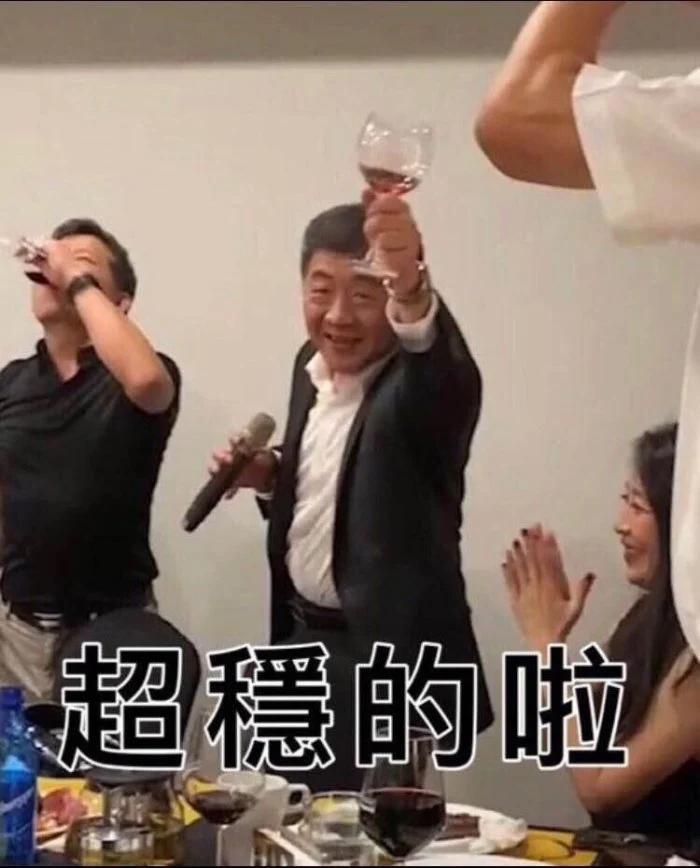
#> input picture images/001.jpg, 700 x 868 px, found by its file name
$ jupyter execute '27_Human Face CNN Model.ipynb'
#> lines starting #> are read from the running program, lines starting #| are printed output that depends on the picture; after the words box and inside, x2 and y2 are one past the last pixel; in counts of white or black regions, pixels touching at a corner belong together
# 載入人臉偵測模型

[cell 1]
import cv2

# Load the cascade
face_cascade = cv2.CascadeClassifier('haarcascade_frontalface_default.xml')

# 執行人臉偵測

[cell 2]
# Read the input image
img = cv2.imread('001.jpg')
#> img is the input picture: shape (868, 700, 3); mean B, G, R 106.3, 117.2, 134.5

# Convert into grayscale
gray = cv2.cvtColor(img, cv2.COLOR_BGR2GRAY)
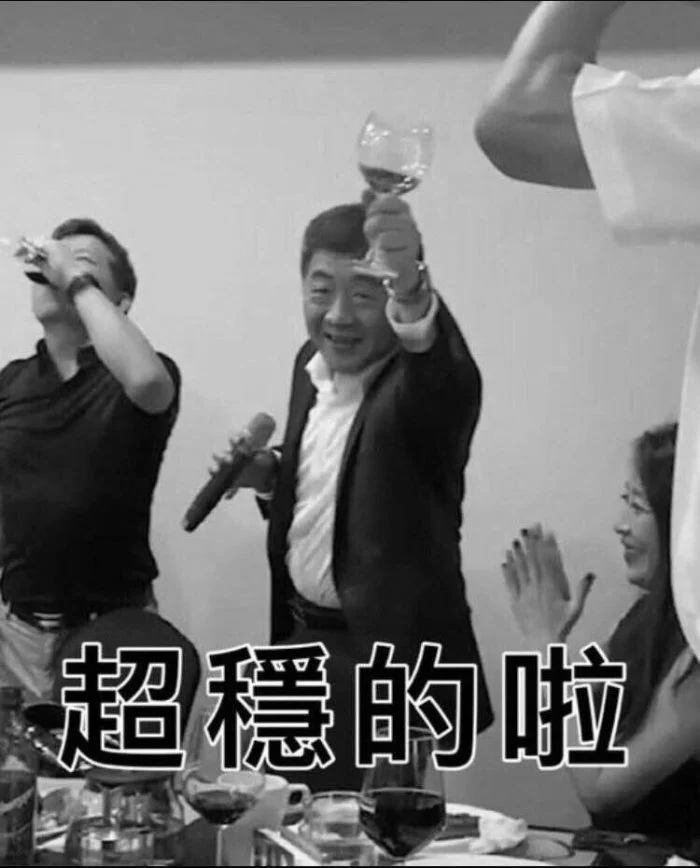
#> gray: shape (868, 700); min 0, max 255, mean 121.1

# Detect faces
faces = face_cascade.detectMultiScale(gray, 1.1, 5)
#> faces = [[279, 244, 123, 123]]

# Draw rectangle around the faces
for (x, y, w, h) in faces:
    cv2.rectangle(img, (x, y), (x + w, y + h), (255, 0, 0), 2)
#> this loop made 1 pass
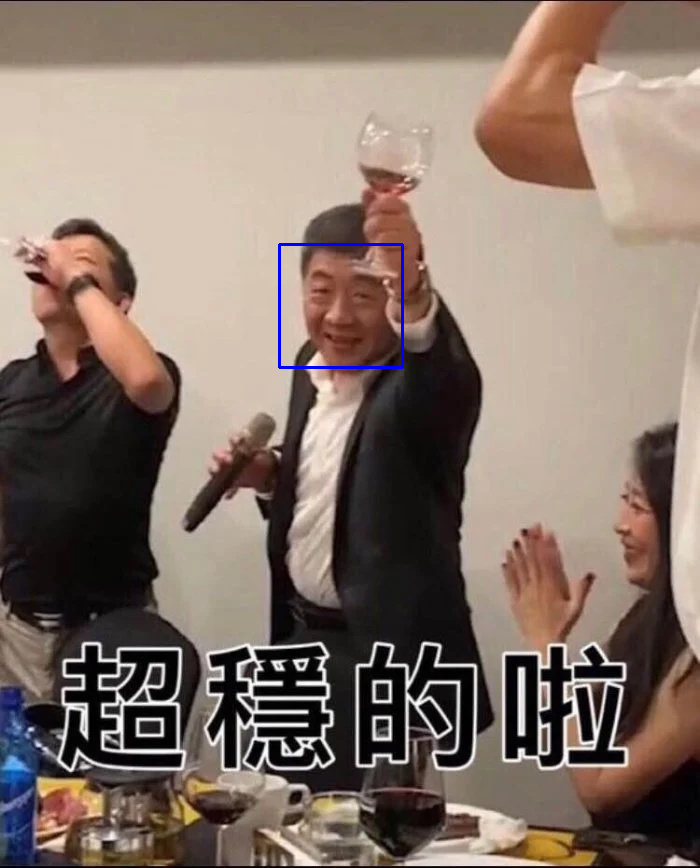
#> img: shape (868, 700, 3); 0.24% of pixels changed, all inside (x1, y1, x2, y2) = (278, 243, 404, 369)

# Display the output
cv2.imshow('img', img)
cv2.waitKey()
cv2.destroyAllWindows()

$ run again, with images/female1.jpg copied over images/001.jpg
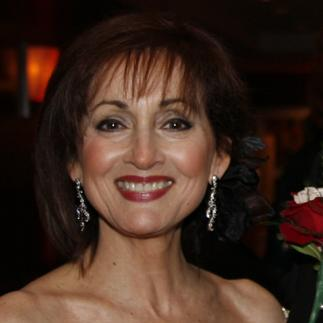
#> input picture images/female1.jpg, 323 x 323 px, found by its file name
#> img is the input picture: shape (323, 323, 3); mean B, G, R 32.2, 42.6, 64.3
#> `gray = cv2.cvtColor(img, cv2.COLOR_BGR2GRAY)`:
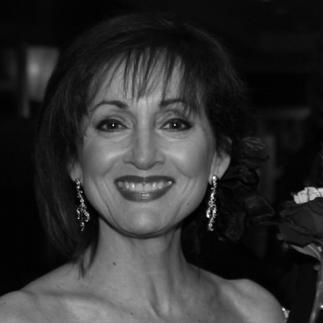
#> gray: shape (323, 323); min 0, max 254, mean 47.9
#> faces = [[60, 60, 170, 170]]
#> the loop `for (x, y, w, h) in faces:` made 1 pass
#> after the loop `for (x, y, w, h) in faces:`:
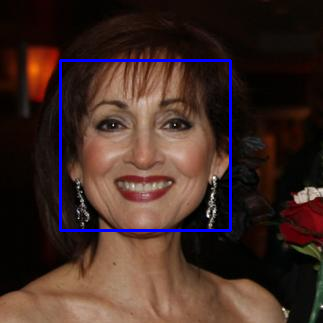
#> img: shape (323, 323, 3); 1.95% of pixels changed, all inside (x1, y1, x2, y2) = (59, 59, 232, 232)

$ run again, with images/female2.jpg copied over images/001.jpg
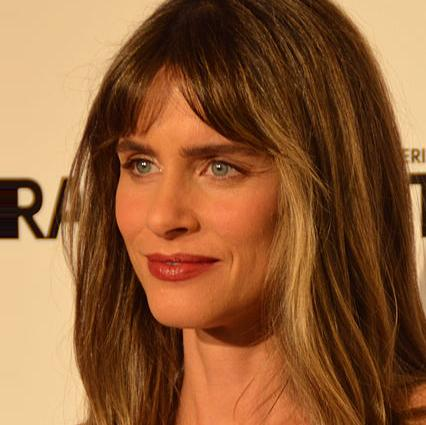
#> input picture images/female2.jpg, 426 x 425 px, found by its file name
#> img is the input picture: shape (425, 426, 3); mean B, G, R 56.7, 94.8, 144.7
#> `gray = cv2.cvtColor(img, cv2.COLOR_BGR2GRAY)`:
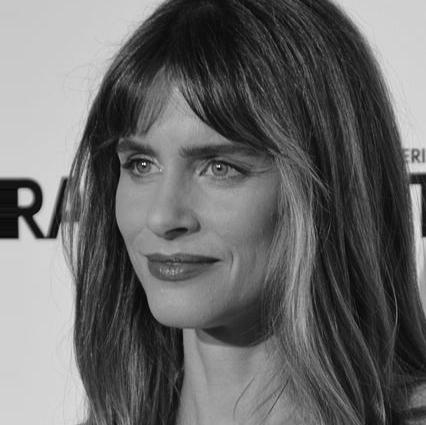
#> gray: shape (425, 426); min 3, max 246, mean 105.4
#> faces = [[86, 99, 179, 179]]
#> the loop `for (x, y, w, h) in faces:` made 1 pass
#> after the loop `for (x, y, w, h) in faces:`:
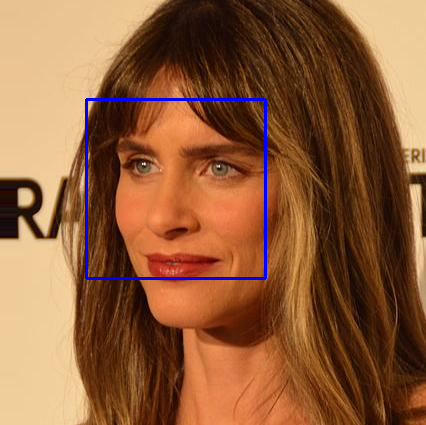
#> img: shape (425, 426, 3); 1.18% of pixels changed, all inside (x1, y1, x2, y2) = (85, 98, 267, 280)

$ run again, with images/male1.jpg copied over images/001.jpg
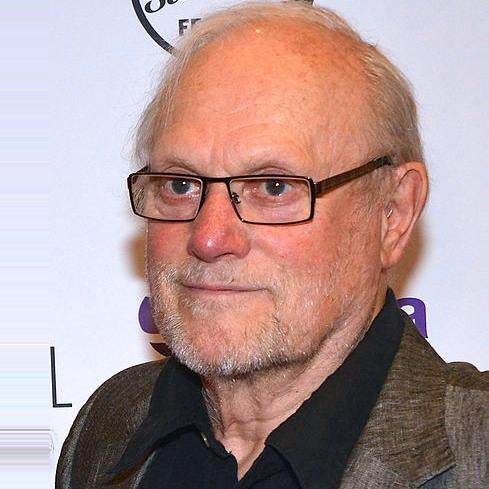
#> input picture images/male1.jpg, 489 x 489 px, found by its file name
#> img is the input picture: shape (489, 489, 3); mean B, G, R 149.1, 150.8, 177.2
#> `gray = cv2.cvtColor(img, cv2.COLOR_BGR2GRAY)`:
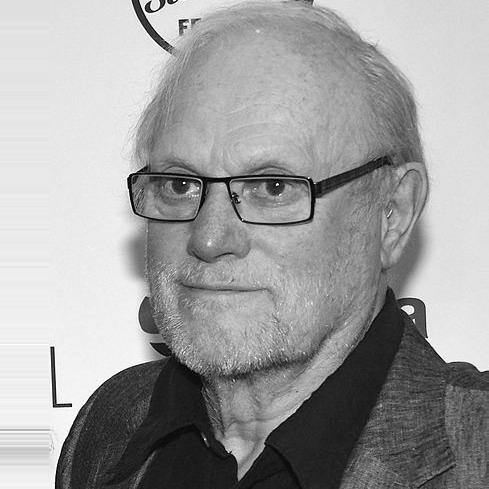
#> gray: shape (489, 489); min 0, max 255, mean 158.5
#> faces = [[101, 103, 234, 234]]
#> the loop `for (x, y, w, h) in faces:` made 1 pass
#> after the loop `for (x, y, w, h) in faces:`:
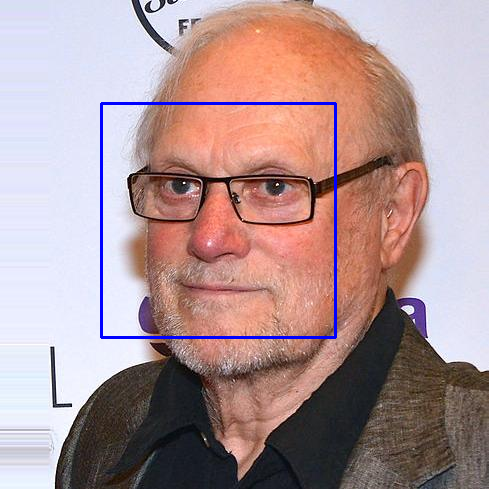
#> img: shape (489, 489, 3); 1.17% of pixels changed, all inside (x1, y1, x2, y2) = (100, 102, 337, 339)
